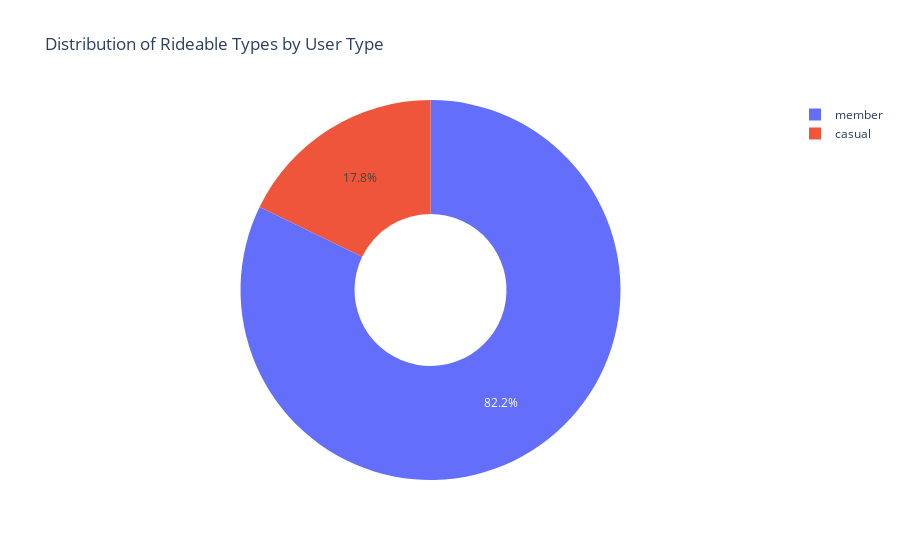

The cell this chart's notebook holds for it:
### Code cell
# Grouping data by 'member_casual' and 'rideable_type'
grouped_df = df.groupby(['member_casual', 'rideable_type']).size().reset_index(name='count')

# Creating a pie chart with Plotly Express
fig = px.pie(grouped_df, values='count', names='member_casual',
             title='Distribution of Rideable Types by User Type')

fig.update_traces(hole=.4)

# Show the plot
fig.show()

### Figure 1 — Plotly figure (JSON) as saved in the notebook; plotly's stock layout.template omitted (floating-point values rounded to 4 significant figures)
{"data": [{"domain": {"x": [0, 1], "y": [0, 1]}, "hole": 0.4, "hovertemplate": "member_casual=%{label}<br>count=%{value}<extra></extra>", "labels": ["casual", "casual", "casual", "member", "member"], "legendgroup": "", "name": "", "showlegend": true, "type": "pie", "values": [6935, 943, 10584, 48064, 37157]}], "layout": {"legend": {"tracegroupgap": 0}, "title": {"text": "Distribution of Rideable Types by User Type"}}}
